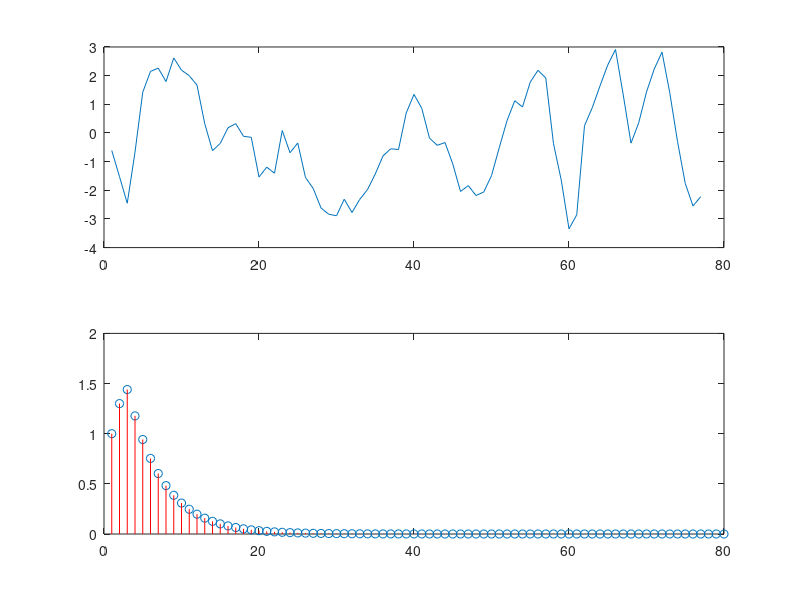

Write the MATLAB code that produced this figure.
% Part e ARMA(1, 2)
function [] = impulse_e()
phi = .8;
theta = .5;
upsilon = .4;
storage = [1 (phi + theta) (phi^2 +(phi*theta) + upsilon)...
    zeros(1,77)] ;

wN = normrnd(0,1,80);
x_t(1) = wN(1);
x_t(2) = wN(1) + theta*wN(2) + phi*x_t(1);
x_t(3) = wN(1) + theta*wN(2) + upsilon*wN(3)+phi*x_t(2);

for i = 4:77
   storage(i) = (phi^(i-2)) * (phi + upsilon + (phi^2)); 
   x_t(i) = wN(i)+ theta*wN(i-1) + upsilon*wN(i-2)+phi*x_t(i-1);
end

figure
subplot(2,1,1)
plot(x_t)

subplot(2,1,2)
plot(storage, 'o')
length(storage)

for i = 1: length(storage)
    line([i i] ,[0 storage(i)], 'Color', 'r')
end

end